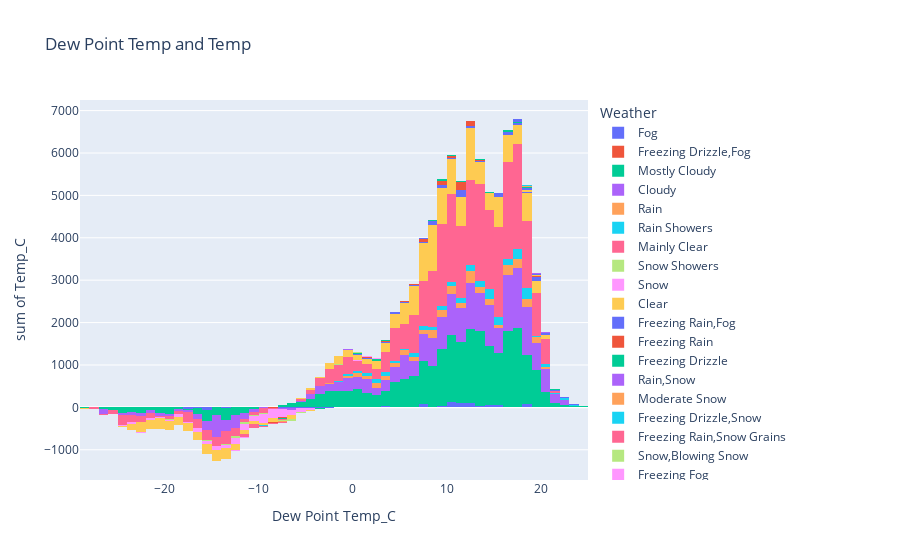

Notebook code for this chart:
### Code cell
px.histogram(df, x='Dew Point Temp_C', y='Temp_C', color='Weather', title='Dew Point Temp and Temp')

### Figure 1 — Plotly figure (JSON) as saved in the notebook; plotly's stock layout.template omitted (floating-point values rounded to 4 significant figures; data arrays with more than 128 entries replaced by an {"elided": "..."} marker saying what was removed)
{"data": [{"alignmentgroup": "True", "bingroup": "x", "histfunc": "sum", "hovertemplate": "Weather=Fog<br>Dew Point Temp_C=%{x}<br>sum of Temp_C=%{y}<extra></extra>", "legendgroup": "Fog", "marker": {"color": "#636efa", "pattern": {"shape": ""}}, "name": "Fog", "offsetgroup": "Fog", "orientation": "v", "showlegend": true, "type": "histogram", "x": {"elided": "150 float values"}, "xaxis": "x", "y": {"elided": "150 float values"}, "yaxis": "y"}, {"alignmentgroup": "True", "bingroup": "x", "histfunc": "sum", "hovertemplate": "Weather=Freezing Drizzle,Fog<br>Dew Point Temp_C=%{x}<br>sum of Temp_C=%{y}<extra></extra>", "legendgroup": "Freezing Drizzle,Fog", "marker": {"color": "#EF553B", "pattern": {"shape": ""}}, "name": "Freezing Drizzle,Fog", "offsetgroup": "Freezing Drizzle,Fog", "orientation": "v", "showlegend": true, "type": "histogram", "x": [-3.4, -3.2, -9, -2.3, -4.4, -2.8], "xaxis": "x", "y": [-1.8, -1.5, -6.4, -0.3, -3.3, -1.9], "yaxis": "y"}, {"alignmentgroup": "True", "bingroup": "x", "histfunc": "sum", "hovertemplate": "Weather=Mostly Cloudy<br>Dew Point Temp_C=%{x}<br>sum of Temp_C=%{y}<extra></extra>", "legendgroup": "Mostly Cloudy", "marker": {"color": "#00cc96", "pattern": {"shape": ""}}, "name": "Mostly Cloudy", "offsetgroup": "Mostly Cloudy", "orientation": "v", "showlegend": true, "type": "histogram", "x": {"elided": "2069 float values"}, "xaxis": "x", "y": {"elided": "2069 float values"}, "yaxis": "y"}, {"alignmentgroup": "True", "bingroup": "x", "histfunc": "sum", "hovertemplate": "Weather=Cloudy<br>Dew Point Temp_C=%{x}<br>sum of Temp_C=%{y}<extra></extra>", "legendgroup": "Cloudy", "marker": {"color": "#ab63fa", "pattern": {"shape": ""}}, "name": "Cloudy", "offsetgroup": "Cloudy", "orientation": "v", "showlegend": true, "type": "histogram", "x": {"elided": "1728 float values"}, "xaxis": "x", "y": {"elided": "1728 float values"}, "yaxis": "y"}, {"alignmentgroup": "True", "bingroup": "x", "histfunc": "sum", "hovertemplate": "Weather=Rain<br>Dew Point Temp_C=%{x}<br>sum of Temp_C=%{y}<extra></extra>", "legendgroup": "Rain", "marker": {"color": "#FFA15A", "pattern": {"shape": ""}}, "name": "Rain", "offsetgroup": "Rain", "orientation": "v", "showlegend": true, "type": "histogram", "x": {"elided": "306 float values"}, "xaxis": "x", "y": {"elided": "306 float values"}, "yaxis": "y"}, {"alignmentgroup": "True", "bingroup": "x", "histfunc": "sum", "hovertemplate": "Weather=Rain Showers<br>Dew Point Temp_C=%{x}<br>sum of Temp_C=%{y}<extra></extra>", "legendgroup": "Rain Showers", "marker": {"color": "#19d3f3", "pattern": {"shape": ""}}, "name": "Rain Showers", "offsetgroup": "Rain Showers", "orientation": "v", "showlegend": true, "type": "histogram", "x": {"elided": "188 float values"}, "xaxis": "x", "y": {"elided": "188 float values"}, "yaxis": "y"}, {"alignmentgroup": "True", "bingroup": "x", "histfunc": "sum", "hovertemplate": "Weather=Mainly Clear<br>Dew Point Temp_C=%{x}<br>sum of Temp_C=%{y}<extra></extra>", "legendgroup": "Mainly Clear", "marker": {"color": "#FF6692", "pattern": {"shape": ""}}, "name": "Mainly Clear", "offsetgroup": "Mainly Clear", "orientation": "v", "showlegend": true, "type": "histogram", "x": {"elided": "2106 float values"}, "xaxis": "x", "y": {"elided": "2106 float values"}, "yaxis": "y"}, {"alignmentgroup": "True", "bingroup": "x", "histfunc": "sum", "hovertemplate": "Weather=Snow Showers<br>Dew Point Temp_C=%{x}<br>sum of Temp_C=%{y}<extra></extra>", "legendgroup": "Snow Showers", "marker": {"color": "#B6E880", "pattern": {"shape": ""}}, "name": "Snow Showers", "offsetgroup": "Snow Showers", "orientation": "v", "showlegend": true, "type": "histogram", "x": [-9.5, -13.4, -12.8, -14.1, -16, -15.8, -18.7, -19.1, -19.3, -12.7, -2.8, -2.9, -3.2, -3.4, -13, -2.9, -9.6, -9.1, -8.8, -9.5, -11.8, -5, -5.2, -2.1, -13.7, -7.1, -1.2, -6, -2.5, -3.7, -5, -5.3, -5.5, -5, -9.6, -1.3, -0.8, -0.9, -0.7, -0.9, -1.9, -11.8, -2.5, -4.8, -5.1, -9, -7.6, -6, -5.7, -6.4, -5.9, -5.6, -11.6, -11.8, -12.1, -12, -11.1, -9.6, -11.3, -10.3], "xaxis": "x", "y": [-2.1, -5.6, -5.8, -7.4, -9, -10.5, -11.3, -12.9, -13.3, -7.3, 1.6, 1.5, 1.5, 1, -4.6, -0.2, -6.3, -5.6, -5.5, -5.2, -6, 0.8, -0.2, 2.1, -9, -2, 2.9, 1.1, 1.8, 1.6, 1.8, -0.6, -0.4, -0.9, -2.9, 0.7, 0, 0.6, 1, 0.9, 0.4, -4.2, 2.2, 1.1, -1.9, -6.1, -4.7, -3.2, -3.6, -4.4, -3.9, -3.8, -7.8, -7.9, -8.5, -8.7, -6.8, -7, -9.3, -8.6], "yaxis": "y"}, {"alignmentgroup": "True", "bingroup": "x", "histfunc": "sum", "hovertemplate": "Weather=Snow<br>Dew Point Temp_C=%{x}<br>sum of Temp_C=%{y}<extra></extra>", "legendgroup": "Snow", "marker": {"color": "#FF97FF", "pattern": {"shape": ""}}, "name": "Snow", "offsetgroup": "Snow", "orientation": "v", "showlegend": true, "type": "histogram", "x": {"elided": "390 float values"}, "xaxis": "x", "y": {"elided": "390 float values"}, "yaxis": "y"}, {"alignmentgroup": "True", "bingroup": "x", "histfunc": "sum", "hovertemplate": "Weather=Clear<br>Dew Point Temp_C=%{x}<br>sum of Temp_C=%{y}<extra></extra>", "legendgroup": "Clear", "marker": {"color": "#FECB52", "pattern": {"shape": ""}}, "name": "Clear", "offsetgroup": "Clear", "orientation": "v", "showlegend": true, "type": "histogram", "x": {"elided": "1326 float values"}, "xaxis": "x", "y": {"elided": "1326 float values"}, "yaxis": "y"}, {"alignmentgroup": "True", "bingroup": "x", "histfunc": "sum", "hovertemplate": "Weather=Freezing Rain,Fog<br>Dew Point Temp_C=%{x}<br>sum of Temp_C=%{y}<extra></extra>", "legendgroup": "Freezing Rain,Fog", "marker": {"color": "#636efa", "pattern": {"shape": ""}}, "name": "Freezing Rain,Fog", "offsetgroup": "Freezing Rain,Fog", "orientation": "v", "showlegend": true, "type": "histogram", "x": [-8.7, -2.1, -0.9, -3.3], "xaxis": "x", "y": [-6.1, -0.6, 0.1, -2.3], "yaxis": "y"}, {"alignmentgroup": "True", "bingroup": "x", "histfunc": "sum", "hovertemplate": "Weather=Freezing Rain<br>Dew Point Temp_C=%{x}<br>sum of Temp_C=%{y}<extra></extra>", "legendgroup": "Freezing Rain", "marker": {"color": "#EF553B", "pattern": {"shape": ""}}, "name": "Freezing Rain", "offsetgroup": "Freezing Rain", "orientation": "v", "showlegend": true, "type": "histogram", "x": [-8, -7.2, -7.5, -7.3, -5.7, -4.9, -3.2, -2.9, -1.7, -9, -8.2, -8, -8.2, -3.3], "xaxis": "x", "y": [-5.7, -4.8, -5.1, -4.8, -3.6, -2.9, -1.6, -0.8, 0.3, -6.5, -5.8, -5.4, -5.5, -2.2], "yaxis": "y"}, {"alignmentgroup": "True", "bingroup": "x", "histfunc": "sum", "hovertemplate": "Weather=Freezing Drizzle<br>Dew Point Temp_C=%{x}<br>sum of Temp_C=%{y}<extra></extra>", "legendgroup": "Freezing Drizzle", "marker": {"color": "#00cc96", "pattern": {"shape": ""}}, "name": "Freezing Drizzle", "offsetgroup": "Freezing Drizzle", "orientation": "v", "showlegend": true, "type": "histogram", "x": [-7.7, -7.8, -7.2, -12.2, -9.3, -8.5, -3.3], "xaxis": "x", "y": [-5.4, -5.5, -4.8, -9, -6.8, -5.8, -2.3], "yaxis": "y"}, {"alignmentgroup": "True", "bingroup": "x", "histfunc": "sum", "hovertemplate": "Weather=Rain,Snow<br>Dew Point Temp_C=%{x}<br>sum of Temp_C=%{y}<extra></extra>", "legendgroup": "Rain,Snow", "marker": {"color": "#ab63fa", "pattern": {"shape": ""}}, "name": "Rain,Snow", "offsetgroup": "Rain,Snow", "orientation": "v", "showlegend": true, "type": "histogram", "x": [-1.2, -1.7, -1.5, -0.7, -0.5, -1, -0.8, -1.1, -1.1, -0.7, 0.1, 0.3, 0.5, -0.3, 0, -0.1, -0.2, -0.2], "xaxis": "x", "y": [0.8, 1.2, 1.3, 0.8, 1.4, 0.6, 0.8, 1.1, 1.1, 1.7, 1.1, 1.2, 1.4, 1, 1, 0.9, 0.8, 0.8], "yaxis": "y"}, {"alignmentgroup": "True", "bingroup": "x", "histfunc": "sum", "hovertemplate": "Weather=Moderate Snow<br>Dew Point Temp_C=%{x}<br>sum of Temp_C=%{y}<extra></extra>", "legendgroup": "Moderate Snow", "marker": {"color": "#FFA15A", "pattern": {"shape": ""}}, "name": "Moderate Snow", "offsetgroup": "Moderate Snow", "orientation": "v", "showlegend": true, "type": "histogram", "x": [-7.6, -7.3, -7.4, -6.7], "xaxis": "x", "y": [-5.2, -4.9, -6.3, -5.7], "yaxis": "y"}, {"alignmentgroup": "True", "bingroup": "x", "histfunc": "sum", "hovertemplate": "Weather=Freezing Drizzle,Snow<br>Dew Point Temp_C=%{x}<br>sum of Temp_C=%{y}<extra></extra>", "legendgroup": "Freezing Drizzle,Snow", "marker": {"color": "#19d3f3", "pattern": {"shape": ""}}, "name": "Freezing Drizzle,Snow", "offsetgroup": "Freezing Drizzle,Snow", "orientation": "v", "showlegend": true, "type": "histogram", "x": [-6.9, -10.4, -9.9, -5.6, -9.9, -7.1, -4.8, -4.6, -5.7, -6.6, -6.3], "xaxis": "x", "y": [-4.5, -8.3, -7.7, -3.3, -6.8, -5.2, -3.7, -3.8, -4.2, -4.4, -4.3], "yaxis": "y"}, {"alignmentgroup": "True", "bingroup": "x", "histfunc": "sum", "hovertemplate": "Weather=Freezing Rain,Snow Grains<br>Dew Point Temp_C=%{x}<br>sum of Temp_C=%{y}<extra></extra>", "legendgroup": "Freezing Rain,Snow Grains", "marker": {"color": "#FF6692", "pattern": {"shape": ""}}, "name": "Freezing Rain,Snow Grains", "offsetgroup": "Freezing Rain,Snow Grains", "orientation": "v", "showlegend": true, "type": "histogram", "x": [-7.3], "xaxis": "x", "y": [-5], "yaxis": "y"}, {"alignmentgroup": "True", "bingroup": "x", "histfunc": "sum", "hovertemplate": "Weather=Snow,Blowing Snow<br>Dew Point Temp_C=%{x}<br>sum of Temp_C=%{y}<extra></extra>", "legendgroup": "Snow,Blowing Snow", "marker": {"color": "#B6E880", "pattern": {"shape": ""}}, "name": "Snow,Blowing Snow", "offsetgroup": "Snow,Blowing Snow", "orientation": "v", "showlegend": true, "type": "histogram", "x": [-7.9, -11.2, -13.1, -15.5, -16.2, -2.9, -3.2, -2.9, -7.6, -7.1, -7.8, -6.4, -6.7, -6.7, -6.2, -6.2, -5.9, -5.7, -5.6], "xaxis": "x", "y": [-4.8, -7.6, -8.9, -11.2, -12, -1.4, -1.8, -1.4, -5, -5.4, -5.9, -5.2, -5.4, -5.2, -5, -4.5, -4.2, -4, -3.9], "yaxis": "y"}, {"alignmentgroup": "True", "bingroup": "x", "histfunc": "sum", "hovertemplate": "Weather=Freezing Fog<br>Dew Point Temp_C=%{x}<br>sum of Temp_C=%{y}<extra></extra>", "legendgroup": "Freezing Fog", "marker": {"color": "#FF97FF", "pattern": {"shape": ""}}, "name": "Freezing Fog", "offsetgroup": "Freezing Fog", "orientation": "v", "showlegend": true, "type": "histogram", "x": [-22.9, -13.4, -0.3, -0.4], "xaxis": "x", "y": [-19, -11.1, -0.1, -0.1], "yaxis": "y"}, {"alignmentgroup": "True", "bingroup": "x", "histfunc": "sum", "hovertemplate": "Weather=Haze<br>Dew Point Temp_C=%{x}<br>sum of Temp_C=%{y}<extra></extra>", "legendgroup": "Haze", "marker": {"color": "#FECB52", "pattern": {"shape": ""}}, "name": "Haze", "offsetgroup": "Haze", "orientation": "v", "showlegend": true, "type": "histogram", "x": [-15.4, -16, -8.5, -7.2, 2.8, 2.2, 1.5, 0.3, -0.7, -0.9, 11.1, -4.4, -3.6, -2.8, -3.1, -2.9], "xaxis": "x", "y": [-11.5, -11.2, -5.7, -4.5, 5.5, 4.9, 4, 2.6, 1.4, 1.1, 14.1, -2, -0.7, -0.1, -0.7, -0.4], "yaxis": "y"}, {"alignmentgroup": "True", "bingroup": "x", "histfunc": "sum", "hovertemplate": "Weather=Rain,Fog<br>Dew Point Temp_C=%{x}<br>sum of Temp_C=%{y}<extra></extra>", "legendgroup": "Rain,Fog", "marker": {"color": "#636efa", "pattern": {"shape": ""}}, "name": "Rain,Fog", "offsetgroup": "Rain,Fog", "orientation": "v", "showlegend": true, "type": "histogram", "x": [1.2, 1.4, -1.2, 0.1, -0.5, -1, -0.1, 0.4, 1.8, 0.2, 0.6, 0.7, 0.7, 1.1, 1.3, 2, 3.3, 3.3, 3.2, 6.2, 5.3, 4.1, 5.8, 5.9, 8.4, 8.2, 8.9, 9.2, 9.3, 9.6, 9.9, 10.3, 11, 11.2, 16.1, 16.5, 9.8, 17.3, 17.3, 16.7, 16.3, 19.2, 19.3, 19.5, 19, 19, 18.9, 18.5, 15.3, 15.4, 15.7, 11.1, 10.9, 11.2, 11.2, 11.5, 11.4, 11.6, 11.5, 11.2, 11.1, 11.2, 11, 11.1, 11.1, 14.3, 13.7, 8.4, 3, 3.1, 3.4, 3.8, 4.3, 4.5, 6.3, 6.6, 7.1, 7.3, 9.4, 8.6, 8.4, 8.2, 8.4, 8.4, 9.8, 9.9, 12.1, 12.1, 12.3, 12.1, 4.5, 4.9, 4.9, 5, 5.6, 1.6, 1.8, 2.1, 1.5, 1.6, 1.3, 1.2, 1, 0.8, 0.6, 0.5, 0.2, 0.3, 0, 1.5, 1.6, 1.5, 0.3, -0.2, -0.5, -0.3], "xaxis": "x", "y": [3, 3.2, 0.6, 1.6, 2, 1.1, 1.1, 1.6, 2.1, 0.6, 1.1, 1.1, 1.1, 1.5, 1.8, 3.1, 5.5, 5.5, 5.4, 8, 6.9, 5.8, 7.8, 8, 10, 9.7, 10.9, 11, 11.1, 11.5, 11.7, 12.1, 12.5, 12.6, 18.2, 18.5, 12.5, 19, 19.1, 18.4, 18.2, 21.3, 21.7, 21, 20.7, 20.6, 20, 19.6, 15.4, 15.7, 16.3, 11.5, 11.6, 11.7, 11.7, 11.6, 11.5, 11.6, 11.6, 11.5, 11.4, 11.3, 11.2, 11.3, 11.3, 15.6, 16.6, 8.6, 5.6, 5.4, 4.6, 4.6, 4.9, 5.4, 6.6, 7, 7.5, 7.7, 9.9, 8.9, 8.8, 8.5, 8.7, 8.8, 11.2, 11.3, 13, 13.3, 12.9, 13.1, 6, 5.6, 5.5, 5.5, 5.8, 2.7, 2.7, 3.2, 2.2, 2.1, 1.9, 2.1, 2, 1.8, 1.6, 1.1, 0.9, 0.8, 1, 2.2, 2.2, 1.9, 0.6, 0.1, 0, 0.1], "yaxis": "y"}, {"alignmentgroup": "True", "bingroup": "x", "histfunc": "sum", "hovertemplate": "Weather=Drizzle,Fog<br>Dew Point Temp_C=%{x}<br>sum of Temp_C=%{y}<extra></extra>", "legendgroup": "Drizzle,Fog", "marker": {"color": "#EF553B", "pattern": {"shape": ""}}, "name": "Drizzle,Fog", "offsetgroup": "Drizzle,Fog", "orientation": "v", "showlegend": true, "type": "histogram", "x": [1.2, -1, -0.9, -1, -1.3, -1.6, 1.5, 1.6, 0.9, 1.8, 1.3, 1.2, 0.1, 3.2, 3.2, 3.3, 3.7, 3.4, 3.3, 3.5, 5.8, 7.9, 8.2, 8, 7.9, 7.9, 7.9, 7.9, 7.3, 11, 11.2, 11.2, 11.3, 11.7, 12.1, 11.9, 12, 10.5, 10.9, 11.3, 11.4, 11.6, 12, 12.2, 12.3, 11.1, 11.2, 19.1, 12.7, 10.2, 9.9, 9.8, 9.9, 9.4, 9.6, 9.8, 11.1, 11, 11.8, 11.1, 12, 12.5, 13, 13.2, 6.4, 6.3, 6.3, 9.1, 5.9, 6.5, 6.9, 7.7, 7.5, 0.6, 0.8, -0.5, -0.5, 0.1, 0.2, 0.2], "xaxis": "x", "y": [2.9, 0.7, 0.7, 0.7, 0.5, 0.3, 3.5, 3.5, 3.1, 2.2, 1.7, 1.5, 0.5, 3.8, 3.8, 3.7, 4, 3.8, 3.7, 3.8, 7.6, 9.9, 9.6, 9.3, 9.2, 9.1, 9.1, 9, 8.4, 13.1, 13.2, 13.1, 13.3, 13.6, 13.7, 13.5, 13.8, 12.1, 12.4, 12.8, 12.9, 13, 13.5, 13.7, 14, 13.1, 13.2, 19.9, 13.7, 10.5, 10.5, 10.7, 10.6, 10.8, 10.7, 10.3, 11.8, 11.4, 12.6, 11.4, 12.1, 12.6, 13.6, 14.4, 6.7, 6.7, 6.6, 9.6, 5.9, 6.6, 7.1, 8.2, 8.1, 1.3, 1.4, 0, 0.3, 0.5, 0.6, 0.6], "yaxis": "y"}, {"alignmentgroup": "True", "bingroup": "x", "histfunc": "sum", "hovertemplate": "Weather=Drizzle<br>Dew Point Temp_C=%{x}<br>sum of Temp_C=%{y}<extra></extra>", "legendgroup": "Drizzle", "marker": {"color": "#00cc96", "pattern": {"shape": ""}}, "name": "Drizzle", "offsetgroup": "Drizzle", "orientation": "v", "showlegend": true, "type": "histogram", "x": [1.7, 1.1, 0.2, -0.2, 7.9, 16.4, 11, 10.5, 13.8, 11.6, 17.7, 9.9, 9.8, 10.1, 10.4, 9.8, 9.7, 9.6, 14.1, 5.7, 8.8, 5.3, 2.8, 2.9, 3.1, 2, 2.6, 2.6, 2.7, 2.7, 2.3, 2.4, 2.3, 0.4, 0.6, 0.4, 0.5, 0.7, -0.1, -0.2, 0.1], "xaxis": "x", "y": [3.3, 2.3, 1.5, 1.3, 10.4, 18.8, 13.5, 12.9, 15.7, 16.3, 18.8, 12.6, 12.4, 11.6, 11.1, 10.8, 10.8, 10.4, 14.7, 7.3, 10.3, 8.4, 4.2, 4.3, 4.3, 5.4, 5.1, 5.5, 5.4, 5, 5, 4.7, 4.8, 1.3, 2, 2.1, 2.3, 1.3, 1.3, 1.1, 1.2], "yaxis": "y"}, {"alignmentgroup": "True", "bingroup": "x", "histfunc": "sum", "hovertemplate": "Weather=Freezing Drizzle,Haze<br>Dew Point Temp_C=%{x}<br>sum of Temp_C=%{y}<extra></extra>", "legendgroup": "Freezing Drizzle,Haze", "marker": {"color": "#ab63fa", "pattern": {"shape": ""}}, "name": "Freezing Drizzle,Haze", "offsetgroup": "Freezing Drizzle,Haze", "orientation": "v", "showlegend": true, "type": "histogram", "x": [-8.3, -8, -7.7], "xaxis": "x", "y": [-5.8, -5.5, -5], "yaxis": "y"}, {"alignmentgroup": "True", "bingroup": "x", "histfunc": "sum", "hovertemplate": "Weather=Freezing Rain,Haze<br>Dew Point Temp_C=%{x}<br>sum of Temp_C=%{y}<extra></extra>", "legendgroup": "Freezing Rain,Haze", "marker": {"color": "#FFA15A", "pattern": {"shape": ""}}, "name": "Freezing Rain,Haze", "offsetgroup": "Freezing Rain,Haze", "orientation": "v", "showlegend": true, "type": "histogram", "x": [-7.4, -7.5], "xaxis": "x", "y": [-4.9, -4.9], "yaxis": "y"}, {"alignmentgroup": "True", "bingroup": "x", "histfunc": "sum", "hovertemplate": "Weather=Snow,Haze<br>Dew Point Temp_C=%{x}<br>sum of Temp_C=%{y}<extra></extra>", "legendgroup": "Snow,Haze", "marker": {"color": "#19d3f3", "pattern": {"shape": ""}}, "name": "Snow,Haze", "offsetgroup": "Snow,Haze", "orientation": "v", "showlegend": true, "type": "histogram", "x": [-7.1, -6.9, -6.7, -6.4, -7.2], "xaxis": "x", "y": [-4.3, -4, -3.9, -3.6, -4.3], "yaxis": "y"}, {"alignmentgroup": "True", "bingroup": "x", "histfunc": "sum", "hovertemplate": "Weather=Snow,Fog<br>Dew Point Temp_C=%{x}<br>sum of Temp_C=%{y}<extra></extra>", "legendgroup": "Snow,Fog", "marker": {"color": "#FF6692", "pattern": {"shape": ""}}, "name": "Snow,Fog", "offsetgroup": "Snow,Fog", "orientation": "v", "showlegend": true, "type": "histogram", "x": [-2.4, -2.3, -2.6, -1.6, 0.5, 0.1, 0.8, -0.2, -9.4, -8.7, -8, -7.4, -0.8, -0.4, -0.3, -0.1, 0.1, 0.3, 0.1, -10.5, -10, -9.9, -10.4, -10.9, -11.2, -11.6, -11.8, -11.6, -12, -11.3, -10.5, -10.4, -10.4, -10.6, -10.4, -10.8, -8.9], "xaxis": "x", "y": [-0.9, -1.4, 1, -0.1, 1.1, 0.4, 1, 0.3, -7.6, -7, -6.4, -5.9, 0.5, 0.4, 0.4, 0.6, 0.8, 0.8, 0.7, -9.3, -8.8, -8.5, -9, -9.3, -9.5, -9.7, -9.8, -10.1, -10, -9.6, -9.4, -9.3, -9.1, -9.3, -9.1, -9.3, -7.4], "yaxis": "y"}, {"alignmentgroup": "True", "bingroup": "x", "histfunc": "sum", "hovertemplate": "Weather=Snow,Ice Pellets<br>Dew Point Temp_C=%{x}<br>sum of Temp_C=%{y}<extra></extra>", "legendgroup": "Snow,Ice Pellets", "marker": {"color": "#B6E880", "pattern": {"shape": ""}}, "name": "Snow,Ice Pellets", "offsetgroup": "Snow,Ice Pellets", "orientation": "v", "showlegend": true, "type": "histogram", "x": [-1.7, -2.9, -5.9, -4.1, -4.2, -3.2], "xaxis": "x", "y": [0.3, 0.8, -4.3, -3, -3, -2.1], "yaxis": "y"}, {"alignmentgroup": "True", "bingroup": "x", "histfunc": "sum", "hovertemplate": "Weather=Rain,Haze<br>Dew Point Temp_C=%{x}<br>sum of Temp_C=%{y}<extra></extra>", "legendgroup": "Rain,Haze", "marker": {"color": "#FF97FF", "pattern": {"shape": ""}}, "name": "Rain,Haze", "offsetgroup": "Rain,Haze", "orientation": "v", "showlegend": true, "type": "histogram", "x": [1, 2.9, 2.3], "xaxis": "x", "y": [4, 5.5, 4.4], "yaxis": "y"}, {"alignmentgroup": "True", "bingroup": "x", "histfunc": "sum", "hovertemplate": "Weather=Thunderstorms,Rain<br>Dew Point Temp_C=%{x}<br>sum of Temp_C=%{y}<extra></extra>", "legendgroup": "Thunderstorms,Rain", "marker": {"color": "#FECB52", "pattern": {"shape": ""}}, "name": "Thunderstorms,Rain", "offsetgroup": "Thunderstorms,Rain", "orientation": "v", "showlegend": true, "type": "histogram", "x": [18.3, 18.2, 19.1], "xaxis": "x", "y": [21.3, 19.4, 20.6], "yaxis": "y"}, {"alignmentgroup": "True", "bingroup": "x", "histfunc": "sum", "hovertemplate": "Weather=Thunderstorms,Rain Showers<br>Dew Point Temp_C=%{x}<br>sum of Temp_C=%{y}<extra></extra>", "legendgroup": "Thunderstorms,Rain Showers", "marker": {"color": "#636efa", "pattern": {"shape": ""}}, "name": "Thunderstorms,Rain Showers", "offsetgroup": "Thunderstorms,Rain Showers", "orientation": "v", "showlegend": true, "type": "histogram", "x": [7, 8.9, 17.5, 17.4, 20, 20.9, 23.1, 21.7, 17.7, 18, 18.8, 22, 19.5, 17.8, 15.8, 15.8], "xaxis": "x", "y": [11.4, 11, 21, 20.7, 21.6, 22.7, 25.5, 23.8, 18.1, 18.7, 22.8, 25, 20.2, 19.7, 21.9, 16.5], "yaxis": "y"}, {"alignmentgroup": "True", "bingroup": "x", "histfunc": "sum", "hovertemplate": "Weather=Thunderstorms,Heavy Rain Showers<br>Dew Point Temp_C=%{x}<br>sum of Temp_C=%{y}<extra></extra>", "legendgroup": "Thunderstorms,Heavy Rain Showers", "marker": {"color": "#EF553B", "pattern": {"shape": ""}}, "name": "Thunderstorms,Heavy Rain Showers", "offsetgroup": "Thunderstorms,Heavy Rain Showers", "orientation": "v", "showlegend": true, "type": "histogram", "x": [9], "xaxis": "x", "y": [10.9], "yaxis": "y"}, {"alignmentgroup": "True", "bingroup": "x", "histfunc": "sum", "hovertemplate": "Weather=Thunderstorms,Rain Showers,Fog<br>Dew Point Temp_C=%{x}<br>sum of Temp_C=%{y}<extra></extra>", "legendgroup": "Thunderstorms,Rain Showers,Fog", "marker": {"color": "#00cc96", "pattern": {"shape": ""}}, "name": "Thunderstorms,Rain Showers,Fog", "offsetgroup": "Thunderstorms,Rain Showers,Fog", "orientation": "v", "showlegend": true, "type": "histogram", "x": [16.1, 21.3, 18.7], "xaxis": "x", "y": [19.5, 22.9, 22.4], "yaxis": "y"}, {"alignmentgroup": "True", "bingroup": "x", "histfunc": "sum", "hovertemplate": "Weather=Thunderstorms<br>Dew Point Temp_C=%{x}<br>sum of Temp_C=%{y}<extra></extra>", "legendgroup": "Thunderstorms", "marker": {"color": "#ab63fa", "pattern": {"shape": ""}}, "name": "Thunderstorms", "offsetgroup": "Thunderstorms", "orientation": "v", "showlegend": true, "type": "histogram", "x": [20.1, 19.4], "xaxis": "x", "y": [26.7, 21.6], "yaxis": "y"}, {"alignmentgroup": "True", "bingroup": "x", "histfunc": "sum", "hovertemplate": "Weather=Thunderstorms,Rain,Fog<br>Dew Point Temp_C=%{x}<br>sum of Temp_C=%{y}<extra></extra>", "legendgroup": "Thunderstorms,Rain,Fog", "marker": {"color": "#FFA15A", "pattern": {"shape": ""}}, "name": "Thunderstorms,Rain,Fog", "offsetgroup": "Thunderstorms,Rain,Fog", "orientation": "v", "showlegend": true, "type": "histogram", "x": [18.6], "xaxis": "x", "y": [20.6], "yaxis": "y"}, {"alignmentgroup": "True", "bingroup": "x", "histfunc": "sum", "hovertemplate": "Weather=Thunderstorms,Moderate Rain Showers,Fog<br>Dew Point Temp_C=%{x}<br>sum of Temp_C=%{y}<extra></extra>", "legendgroup": "Thunderstorms,Moderate Rain Showers,Fog", "marker": {"color": "#19d3f3", "pattern": {"shape": ""}}, "name": "Thunderstorms,Moderate Rain Showers,Fog", "offsetgroup": "Thunderstorms,Moderate Rain Showers,Fog", "orientation": "v", "showlegend": true, "type": "histogram", "x": [18.5], "xaxis": "x", "y": [19.6], "yaxis": "y"}, {"alignmentgroup": "True", "bingroup": "x", "histfunc": "sum", "hovertemplate": "Weather=Rain Showers,Fog<br>Dew Point Temp_C=%{x}<br>sum of Temp_C=%{y}<extra></extra>", "legendgroup": "Rain Showers,Fog", "marker": {"color": "#FF6692", "pattern": {"shape": ""}}, "name": "Rain Showers,Fog", "offsetgroup": "Rain Showers,Fog", "orientation": "v", "showlegend": true, "type": "histogram", "x": [12.1], "xaxis": "x", "y": [12.8], "yaxis": "y"}, {"alignmentgroup": "True", "bingroup": "x", "histfunc": "sum", "hovertemplate": "Weather=Rain Showers,Snow Showers<br>Dew Point Temp_C=%{x}<br>sum of Temp_C=%{y}<extra></extra>", "legendgroup": "Rain Showers,Snow Showers", "marker": {"color": "#B6E880", "pattern": {"shape": ""}}, "name": "Rain Showers,Snow Showers", "offsetgroup": "Rain Showers,Snow Showers", "orientation": "v", "showlegend": true, "type": "histogram", "x": [-1.2, -1.8], "xaxis": "x", "y": [2.2, 2.1], "yaxis": "y"}, {"alignmentgroup": "True", "bingroup": "x", "histfunc": "sum", "hovertemplate": "Weather=Snow Pellets<br>Dew Point Temp_C=%{x}<br>sum of Temp_C=%{y}<extra></extra>", "legendgroup": "Snow Pellets", "marker": {"color": "#FF97FF", "pattern": {"shape": ""}}, "name": "Snow Pellets", "offsetgroup": "Snow Pellets", "orientation": "v", "showlegend": true, "type": "histogram", "x": [-6.4], "xaxis": "x", "y": [0.7], "yaxis": "y"}, {"alignmentgroup": "True", "bingroup": "x", "histfunc": "sum", "hovertemplate": "Weather=Rain,Snow,Fog<br>Dew Point Temp_C=%{x}<br>sum of Temp_C=%{y}<extra></extra>", "legendgroup": "Rain,Snow,Fog", "marker": {"color": "#FECB52", "pattern": {"shape": ""}}, "name": "Rain,Snow,Fog", "offsetgroup": "Rain,Snow,Fog", "orientation": "v", "showlegend": true, "type": "histogram", "x": [0.3], "xaxis": "x", "y": [0.8], "yaxis": "y"}, {"alignmentgroup": "True", "bingroup": "x", "histfunc": "sum", "hovertemplate": "Weather=Moderate Rain,Fog<br>Dew Point Temp_C=%{x}<br>sum of Temp_C=%{y}<extra></extra>", "legendgroup": "Moderate Rain,Fog", "marker": {"color": "#636efa", "pattern": {"shape": ""}}, "name": "Moderate Rain,Fog", "offsetgroup": "Moderate Rain,Fog", "orientation": "v", "showlegend": true, "type": "histogram", "x": [0.8], "xaxis": "x", "y": [1.7], "yaxis": "y"}, {"alignmentgroup": "True", "bingroup": "x", "histfunc": "sum", "hovertemplate": "Weather=Freezing Rain,Ice Pellets,Fog<br>Dew Point Temp_C=%{x}<br>sum of Temp_C=%{y}<extra></extra>", "legendgroup": "Freezing Rain,Ice Pellets,Fog", "marker": {"color": "#EF553B", "pattern": {"shape": ""}}, "name": "Freezing Rain,Ice Pellets,Fog", "offsetgroup": "Freezing Rain,Ice Pellets,Fog", "orientation": "v", "showlegend": true, "type": "histogram", "x": [-3.7], "xaxis": "x", "y": [-2.6], "yaxis": "y"}, {"alignmentgroup": "True", "bingroup": "x", "histfunc": "sum", "hovertemplate": "Weather=Drizzle,Ice Pellets,Fog<br>Dew Point Temp_C=%{x}<br>sum of Temp_C=%{y}<extra></extra>", "legendgroup": "Drizzle,Ice Pellets,Fog", "marker": {"color": "#00cc96", "pattern": {"shape": ""}}, "name": "Drizzle,Ice Pellets,Fog", "offsetgroup": "Drizzle,Ice Pellets,Fog", "orientation": "v", "showlegend": true, "type": "histogram", "x": [-0.7], "xaxis": "x", "y": [0.4], "yaxis": "y"}, {"alignmentgroup": "True", "bingroup": "x", "histfunc": "sum", "hovertemplate": "Weather=Drizzle,Snow<br>Dew Point Temp_C=%{x}<br>sum of Temp_C=%{y}<extra></extra>", "legendgroup": "Drizzle,Snow", "marker": {"color": "#ab63fa", "pattern": {"shape": ""}}, "name": "Drizzle,Snow", "offsetgroup": "Drizzle,Snow", "orientation": "v", "showlegend": true, "type": "histogram", "x": [0.2, 0.1], "xaxis": "x", "y": [0.9, 1.2], "yaxis": "y"}, {"alignmentgroup": "True", "bingroup": "x", "histfunc": "sum", "hovertemplate": "Weather=Rain,Ice Pellets<br>Dew Point Temp_C=%{x}<br>sum of Temp_C=%{y}<extra></extra>", "legendgroup": "Rain,Ice Pellets", "marker": {"color": "#FFA15A", "pattern": {"shape": ""}}, "name": "Rain,Ice Pellets", "offsetgroup": "Rain,Ice Pellets", "orientation": "v", "showlegend": true, "type": "histogram", "x": [-0.6], "xaxis": "x", "y": [0.6], "yaxis": "y"}, {"alignmentgroup": "True", "bingroup": "x", "histfunc": "sum", "hovertemplate": "Weather=Drizzle,Snow,Fog<br>Dew Point Temp_C=%{x}<br>sum of Temp_C=%{y}<extra></extra>", "legendgroup": "Drizzle,Snow,Fog", "marker": {"color": "#19d3f3", "pattern": {"shape": ""}}, "name": "Drizzle,Snow,Fog", "offsetgroup": "Drizzle,Snow,Fog", "orientation": "v", "showlegend": true, "type": "histogram", "x": [0.6, 0.4, 0.5, 0.2, 0.1, 0.1, 0, 0, -0.1, -0.1, 0, 0, -0.1, 0.1, 0.1], "xaxis": "x", "y": [1, 0.8, 0.8, 0.6, 0.5, 0.4, 0.4, 0.4, 0.3, 0.4, 0.4, 1.1, 1.1, 1.1, 1.1], "yaxis": "y"}, {"alignmentgroup": "True", "bingroup": "x", "histfunc": "sum", "hovertemplate": "Weather=Rain,Snow Grains<br>Dew Point Temp_C=%{x}<br>sum of Temp_C=%{y}<extra></extra>", "legendgroup": "Rain,Snow Grains", "marker": {"color": "#FF6692", "pattern": {"shape": ""}}, "name": "Rain,Snow Grains", "offsetgroup": "Rain,Snow Grains", "orientation": "v", "showlegend": true, "type": "histogram", "x": [-2.1], "xaxis": "x", "y": [1.9], "yaxis": "y"}, {"alignmentgroup": "True", "bingroup": "x", "histfunc": "sum", "hovertemplate": "Weather=Rain,Snow,Ice Pellets<br>Dew Point Temp_C=%{x}<br>sum of Temp_C=%{y}<extra></extra>", "legendgroup": "Rain,Snow,Ice Pellets", "marker": {"color": "#B6E880", "pattern": {"shape": ""}}, "name": "Rain,Snow,Ice Pellets", "offsetgroup": "Rain,Snow,Ice Pellets", "orientation": "v", "showlegend": true, "type": "histogram", "x": [-0.7, 0, -0.1, 0.1], "xaxis": "x", "y": [1.1, 0.9, 1.1, 1.3], "yaxis": "y"}, {"alignmentgroup": "True", "bingroup": "x", "histfunc": "sum", "hovertemplate": "Weather=Snow Showers,Fog<br>Dew Point Temp_C=%{x}<br>sum of Temp_C=%{y}<extra></extra>", "legendgroup": "Snow Showers,Fog", "marker": {"color": "#FF97FF", "pattern": {"shape": ""}}, "name": "Snow Showers,Fog", "offsetgroup": "Snow Showers,Fog", "orientation": "v", "showlegend": true, "type": "histogram", "x": [-12.7, -12.2, -11.6, -11.1], "xaxis": "x", "y": [-11.3, -10.9, -10.5, -10], "yaxis": "y"}, {"alignmentgroup": "True", "bingroup": "x", "histfunc": "sum", "hovertemplate": "Weather=Moderate Snow,Blowing Snow<br>Dew Point Temp_C=%{x}<br>sum of Temp_C=%{y}<extra></extra>", "legendgroup": "Moderate Snow,Blowing Snow", "marker": {"color": "#FECB52", "pattern": {"shape": ""}}, "name": "Moderate Snow,Blowing Snow", "offsetgroup": "Moderate Snow,Blowing Snow", "orientation": "v", "showlegend": true, "type": "histogram", "x": [-6.4, -6.6], "xaxis": "x", "y": [-5.4, -5.5], "yaxis": "y"}], "layout": {"barmode": "relative", "legend": {"title": {"text": "Weather"}, "tracegroupgap": 0}, "title": {"text": "Dew Point Temp and Temp"}, "xaxis": {"anchor": "y", "domain": [0, 1], "title": {"text": "Dew Point Temp_C"}}, "yaxis": {"anchor": "x", "domain": [0, 1], "title": {"text": "sum of Temp_C"}}}}
